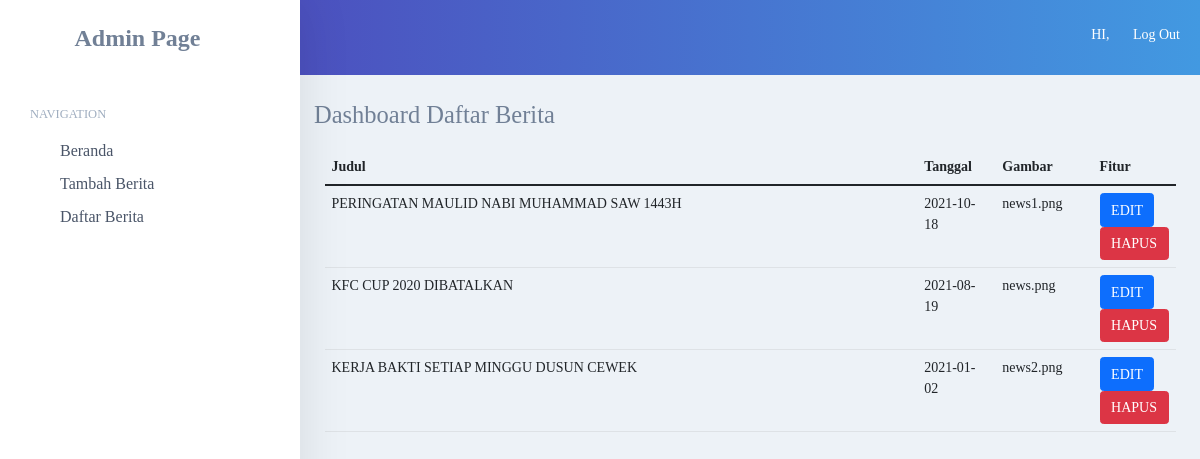
The page /admin/edit.php on the database its author committed.
### tables this page shows
CREATE TABLE `tbberita` (
  `id` int(11) NOT NULL,
  `judul` text NOT NULL,
  `tanggal` date NOT NULL,
  `deskripsi` text NOT NULL,
  `isi` text NOT NULL,
  `gambar` varchar(1000) NOT NULL
);

### admin/edit.php (the view, shortened to what this page needs)
<?php
include "halaman_admin.php";
?>
<div class="content ms-3 me-3">
    <h3>Dashboard Daftar Berita</h3>
    <div class="container-fluid dashboard">
        <table class="table">
            <thead>
                <tr>
                    <th width="650px" scope="col">Judul</th>
                    <th width="80px" scope="col">Tanggal</th>
                    <th width="100px" scope="col">Gambar</th>
                    <th width="auto" scope="col">Fitur</th>
                </tr>
            </thead>
            <?php
            include "../koneksi.php";
            $data = mysqli_query($koneksi, "select * from tbberita");
            while ($d = mysqli_fetch_array($data)) {
            ?>
                <tr>
                    <td><?php echo $d['judul']; ?></td>
                    <td><?php echo $d['tanggal']; ?></td>
                    <td><?php echo $d['gambar']; ?></td>
                    <td>
                        <a class="btn btn-primary" href="form_edit.php?id=<?php echo $d['id']; ?>">EDIT</a>
                        <a class="btn btn-danger" href="hapusberita.php?id=<?php echo $d['id']; ?>">HAPUS</a>
                    </td>
                </tr>
            <?php
            }
            ?>
        </table>
    </div>
</div>

### admin/style.css (style rules this page uses)
* { font-family: 'Montserrat'; padding: 0; margin: 0; }
html, body { color: #718096 !important; font-size: 14px !important; font-family: 'Poppins', sans-serif; background-color: #edf2f7; scroll-behavior: smooth; }
.content { padding-top: 100px; padding-left: 0; }
.content h3 { margin-bottom: 20px; }
@media (min-width: 992px) { .content { padding-left: 300px; } }

### rows shown on the page
tbberita: judul "PERINGATAN MAULID NABI MUHAMMAD SAW 1443H", tanggal "2021-10-18", gambar "news1.png"
tbberita: judul "KFC CUP 2020 DIBATALKAN", tanggal "2021-08-19", gambar "news.png"
tbberita: judul "KERJA BAKTI SETIAP MINGGU DUSUN CEWEK", tanggal "2021-01-02", gambar "news2.png"
